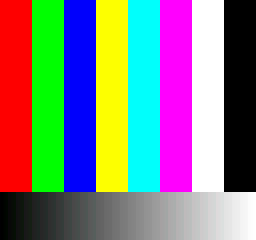
#> input picture tools/host_test.jpg, 256 x 240 px
$ python validate_host_jpg.py
#> lines starting #> are read from the running program, lines starting #| are printed output that depends on the picture
"""Validate the host-built JPEG (produced by the FIRMWARE's soft_mjpeg.c)
against the expected 256x240 test pattern. Proves the encoder is correct,
not just decodable."""
import sys
from PIL import Image
import numpy as np

W, H = 256, 240

def expand(p):
    r = (p >> 11) & 0x1F; r = (r << 3) | (r >> 2)
    g = (p >> 5) & 0x3F;  g = (g << 2) | (g >> 4)
    b = p & 0x1F;         b = (b << 3) | (b >> 2)
    return (r, g, b)

bars = [0xF800, 0x07E0, 0x001F, 0xFFE0, 0x07FF, 0xF81F, 0xFFFF, 0x0000]
exp = np.zeros((H, W, 3), dtype=np.int32)
for y in range(H):
    for x in range(W):
        if y < H - 48:
            px = bars[x // (W // 8)]
        else:
            g = (x * 255) // (W - 1)
            r = (g >> 3) & 0x1F; gg = (g >> 2) & 0x3F; b = (g >> 3) & 0x1F
            px = (r << 11) | (gg << 5) | b
        exp[y, x, 0], exp[y, x, 1], exp[y, x, 2] = expand(px)

im = Image.open("host_test.jpg").convert("RGB")
#> im is the input picture: PIL image 256x240 RGB; mean R, G, B 126.9, 127.5, 126.6
print("decoded size:", im.size)
#| decoded size: (256, 240)
assert im.size == (W, H), "size mismatch!"

dec = np.asarray(im, dtype=np.int32)
diff = np.abs(dec.astype(np.int32) - exp.astype(np.int32))
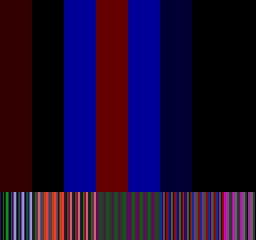
#> diff: shape (240, 256, 3) int32; mean R, G, B 0.615, 0.201, 0.967; drawn with min black and max white
max_err = int(diff.max())
#> max_err = 5
mean_err = float(diff.mean())
#> mean_err = 0.594
print(f"max_abs_err = {max_err}")
#| max_abs_err = 5
print(f"mean_abs_err = {mean_err:.3f}")
#| mean_abs_err = 0.594
print(f"per-channel max: R={int(diff[:,:,0].max())} G={int(diff[:,:,1].max())} B={int(diff[:,:,2].max())}")
#| per-channel max: R=5 G=3 B=4

# Structural checks: bar centers should match expected bar colour
ok = True
for i in range(8):
    cx = i * (W // 8) + (W // 16)
    got = tuple(int(v) for v in dec[10, cx])
    expc = tuple(int(v) for v in exp[10, cx])
    err = max(abs(got[j] - expc[j]) for j in range(3))
    if err > 16:
        ok = False
    print(f"bar {i}: got={got} exp={expc} err={err}")
#> this loop made 8 passes
#> (got, err) on passes 1 to 8: ((254, 0, 0), 1), ((0, 255, 0), 0), ((0, 0, 252), 3), ((253, 255, 0), 2), ((0, 255, 252), 3), ((255, 0, 254), 1), ((255, 255, 255), 0), ((0, 0, 0), 0)
#| bar 0: got=(254, 0, 0) exp=(255, 0, 0) err=1
#| bar 1: got=(0, 255, 0) exp=(0, 255, 0) err=0
#| bar 2: got=(0, 0, 252) exp=(0, 0, 255) err=3
#| bar 3: got=(253, 255, 0) exp=(255, 255, 0) err=2
#| bar 4: got=(0, 255, 252) exp=(0, 255, 255) err=3
#| bar 5: got=(255, 0, 254) exp=(255, 0, 255) err=1
#| bar 6: got=(255, 255, 255) exp=(255, 255, 255) err=0
#| bar 7: got=(0, 0, 0) exp=(0, 0, 0) err=0

# Gradient strip monotonic brightness left->right
gstrip = dec[H - 24, :].mean(axis=1)
#> gstrip = 256 values, max 255 at index 255, min 0 at index 1, mean 126.8
mono = bool(np.all(np.diff(gstrip) >= -2))
#> mono = True
print(f"gradient monotonic increasing: {mono}")
#| gradient monotonic increasing: True

# Save decoded + expected for visual proof
im.save("host_test_decoded.png")
Image.fromarray(exp.astype(np.uint8)).save("expected_pattern.png")
print("saved host_test_decoded.png, expected_pattern.png")

verdict = (max_err <= 24) and ok and mono
#> verdict = True
print("VERDICT:", "PASS" if verdict else "FAIL")
#| VERDICT: PASS
sys.exit(0 if verdict else 1)
#> (the program exits here)
